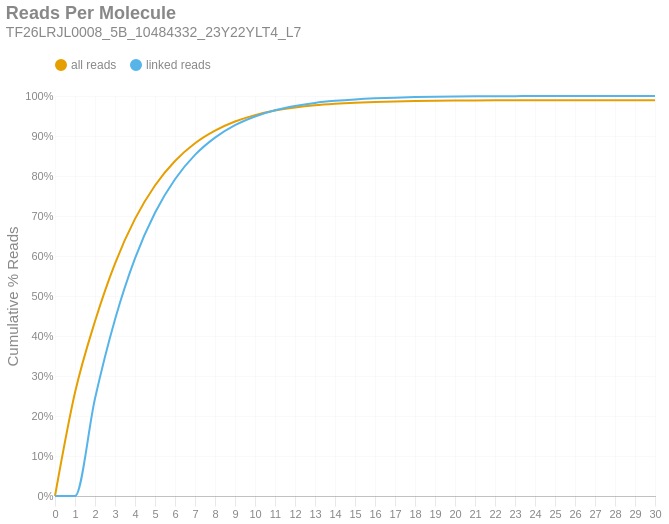

The notebook cell saved with this chart:
### Markdown cell above
### Reads per Molecule
This chart shows the cumulative distribution of the number of reads per linked molecule. That is, how many alignments are associated with a unique molecule. This excludes the number of reads associated with invalid or absent linked-read barcodes. The `linked` histogram is the percentages recalculated when disregarding singletons.

### Code cell
if SKIPLR:
    print_html(f"Skipped")
else:
    counts = np.bincount(valids['reads'].cast(pl.Int64).to_numpy())
    weighted = counts * np.arange(len(counts))
    all_perc = weighted / n_reads
    linked_perc = weighted / n_linked_reads
    linked_perc[1] = 0
    binned_df = pl.DataFrame({
        'readsper': list(range(len(counts))),
        'all reads (cumsum)': np.cumsum(all_perc).tolist(),
        'linked reads (cumsum)': np.cumsum(linked_perc).tolist(),
    })

    with SafeRender(binned_df):
        (
            density_plot(binned_df, 'Reads Per Molecule', samplename, 'readspmol')
            .encode(
                x=alt.X('readsper:O', title=None).axis(labelAngle=0).scale(padding=0),
                y=alt.Y('value:Q', title='Cumulative % Reads').axis(format='%').stack(False),
                color=alt.Color("key:N").scale(domain=["all reads", "linked reads"]),
                tooltip=[
                    alt.Tooltip("key:N", title="Data Type"),
                    alt.Tooltip("readsper:O", title="Reads Per Molecule"),
                    alt.Tooltip("value:Q", format=".2%", title="% Reads (Cum.)")
                ]            
            )
        ).display()

### Figure 1 — Vega-Lite specification as saved in the notebook (floating-point values rounded to 4 significant figures)
{"width": "container", "height": 400, "config": {"title": {"anchor": "start", "dy": -15, "fontSize": 18, "color": "#888888", "subtitleColor": "#888888", "subtitleFontSize": 14}, "arc": {"fill": "#0072B2"}, "axis": {"domainColor": "#888888", "domainWidth": 0.5, "gridWidth": 0.2, "grid": false, "titleFontWeight": 400, "titleFontSize": 15, "labelFontSize": 11, "labelColor": "#888888", "tickColor": "#888888", "tickWidth": 0.2, "titleColor": "#888888"}, "axisBand": {"grid": false}, "axisX": {"grid": true, "tickSize": 10, "domainCap": "round"}, "axisY": {"domain": false, "grid": true, "tickSize": 0, "domainCap": "round"}, "background": "transparent", "header": {"labelFontSize": 15, "labelColor": "#888888", "titleFontSize": 15, "titleFontWeight": 600, "titleColor": "#888888"}, "legend": {"labelFont": "sans-serif", "labelFontSize": 12, "labelColor": "#888888", "symbolSize": 100, "symbolType": "circle", "titleFontSize": 12, "titlePadding": 10, "titleColor": "#888888", "title": null, "orient": "top"}, "range": {"category": ["#E69F00", "#56B4E9", "#009E73", "#F0E442", "#0072B2", "#D55E00", "#CC79A7", "#000000"], "diverging": ["#cfe8f3", "#a2d4ec", "#73bfe2", "#46abdb", "#1696d2", "#12719e"]}, "area": {"fill": "#0072B2", "fillOpacity": 0.7, "line": true, "strokeOpacity": 0.7}, "line": {"color": "#0072B2", "stroke": "#0072B2", "strokeWidth": 2}, "trail": {"color": "#0072B2", "stroke": "#0072B2", "strokeWidth": 0, "size": 1}, "point": {"filled": true, "fillOpacity": 1.0, "size": 95}, "text": {"color": "#888888", "fontSize": 11, "align": "right", "fontWeight": 400, "size": 11}, "bar": {"fill": "#0072B2", "stroke": null}, "view": {"stroke": null, "continuousWidth": 660, "continuousHeight": 400}}, "data": {"name": "data-88bdda511bc2baa3083811ba8a37a0cc"}, "mark": {"type": "line", "interpolate": "monotone", "point": {"opacity": 0, "size": 275}}, "encoding": {"color": {"field": "key", "scale": {"domain": ["all reads", "linked reads"]}, "type": "nominal"}, "tooltip": [{"field": "key", "title": "Data Type", "type": "nominal"}, {"field": "readsper", "title": "Reads Per Molecule", "type": "ordinal"}, {"field": "value", "format": ".2%", "title": "% Reads (Cum.)", "type": "quantitative"}], "x": {"axis": {"labelAngle": 0}, "field": "readsper", "scale": {"padding": 0}, "title": null, "type": "ordinal"}, "y": {"axis": {"format": "%"}, "field": "value", "stack": false, "title": "Cumulative % Reads", "type": "quantitative"}}, "params": [{"name": "param_c36ac31b6afebe62", "select": {"type": "point", "fields": ["key"]}, "bind": "legend"}], "title": {"text": "Reads Per Molecule", "subtitle": "TF26LRJL0008_5B_10484332_23Y22YLT4_L7"}, "transform": [{"fold": ["all reads (cumsum)", "linked reads (cumsum)"]}, {"calculate": "replace(datum.key, ' (cumsum)', '')", "as": "key"}, {"filter": {"param": "param_c36ac31b6afebe62"}}], "usermeta": {"embedOptions": {"downloadFileName": "TF26LRJL0008_5B_10484332_23Y22YLT4_L7.readspmol"}}, "$schema": "https://vega.github.io/schema/vega-lite/v6.4.1.json", "datasets": {"data-88bdda511bc2baa3083811ba8a37a0cc": [{"readsper": 0, "all reads (cumsum)": 0.0, "linked reads (cumsum)": 0.0}, {"readsper": 1, "all reads (cumsum)": 0.2585, "linked reads (cumsum)": 0.0}, {"readsper": 2, "all reads (cumsum)": 0.4367, "linked reads (cumsum)": 0.2438}, {"readsper": 3, "all reads (cumsum)": 0.5811, "linked reads (cumsum)": 0.4413}, {"readsper": 4, "all reads (cumsum)": 0.6928, "linked reads (cumsum)": 0.5941}, {"readsper": 5, "all reads (cumsum)": 0.7763, "linked reads (cumsum)": 0.7083}, {"readsper": 6, "all reads (cumsum)": 0.8375, "linked reads (cumsum)": 0.792}, {"readsper": 7, "all reads (cumsum)": 0.8818, "linked reads (cumsum)": 0.8527}, {"readsper": 8, "all reads (cumsum)": 0.9134, "linked reads (cumsum)": 0.8959}, {"readsper": 9, "all reads (cumsum)": 0.9362, "linked reads (cumsum)": 0.927}, {"readsper": 10, "all reads (cumsum)": 0.9522, "linked reads (cumsum)": 0.9489}, {"readsper": 11, "all reads (cumsum)": 0.9635, "linked reads (cumsum)": 0.9644}, {"readsper": 12, "all reads (cumsum)": 0.9714, "linked reads (cumsum)": 0.9751}, {"readsper": 13, "all reads (cumsum)": 0.9769, "linked reads (cumsum)": 0.9828}, {"readsper": 14, "all reads (cumsum)": 0.9806, "linked reads (cumsum)": 0.9878}, {"readsper": 15, "all reads (cumsum)": 0.9834, "linked reads (cumsum)": 0.9915}, {"readsper": 16, "all reads (cumsum)": 0.9852, "linked reads (cumsum)": 0.9941}, {"readsper": 17, "all reads (cumsum)": 0.9865, "linked reads (cumsum)": 0.9959}, {"readsper": 18, "all reads (cumsum)": 0.9875, "linked reads (cumsum)": 0.9972}, {"readsper": 19, "all reads (cumsum)": 0.9882, "linked reads (cumsum)": 0.9982}, {"readsper": 20, "all reads (cumsum)": 0.9887, "linked reads (cumsum)": 0.9988}, {"readsper": 21, "all reads (cumsum)": 0.989, "linked reads (cumsum)": 0.9992}, {"readsper": 22, "all reads (cumsum)": 0.9891, "linked reads (cumsum)": 0.9995}, {"readsper": 23, "all reads (cumsum)": 0.9893, "linked reads (cumsum)": 0.9996}, {"readsper": 24, "all reads (cumsum)": 0.9894, "linked reads (cumsum)": 0.9998}, {"readsper": 25, "all reads (cumsum)": 0.9894, "linked reads (cumsum)": 0.9999}, {"readsper": 26, "all reads (cumsum)": 0.9895, "linked reads (cumsum)": 0.9999}, {"readsper": 27, "all reads (cumsum)": 0.9895, "linked reads (cumsum)": 0.9999}, {"readsper": 28, "all reads (cumsum)": 0.9895, "linked reads (cumsum)": 1.0}, {"readsper": 29, "all reads (cumsum)": 0.9895, "linked reads (cumsum)": 1.0}, {"readsper": 30, "all reads (cumsum)": 0.9895, "linked reads (cumsum)": 1.0}]}}
